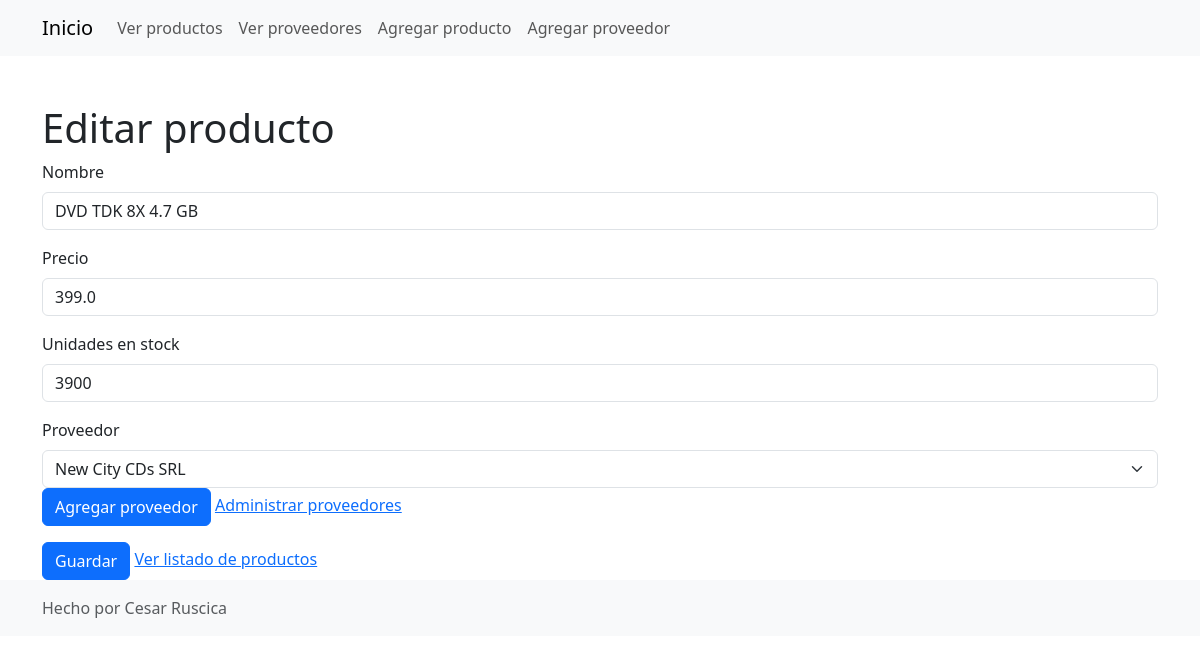
Screenshot of /sales/products/editform/3 with the database file from the repository.
### Sales/models.py (models this page shows)
class Producto(models.Model):
    nombre = models.CharField(max_length = 45)
    precio = models.FloatField()
    stock_actual = models.IntegerField()
    proveedor = models.ForeignKey(Proveedor, on_delete = models.CASCADE)
    def __str__(self):
        return self.nombre

### Sales/views.py (the view)
# urls.py: path('products/editform/<int:id>', views.edit_product_form, name="edit_product_form"),
def edit_product_form(request, id):
    producto = Producto.objects.get(id=id)
    proveedores = Proveedor.objects.all()
    print(producto)
    return render(request, 'edit_product_form.html', {'producto': producto, 'proveedores': proveedores})

### Sales/models.py (called while the page is built)
    def __str__(self):
        return self.razon_social

### Sales/templates/edit_product_form.html (shortened to what this page needs)
{% load static %}
<!DOCTYPE html>
<html lang="es">
<head>
    <link href="https://cdn.jsdelivr.net/npm/bootstrap@5.3.3/dist/css/bootstrap.min.css" rel="stylesheet">
</head>
<body>
    {% include 'includes/navbar.html' %}
    <div class="container mt-5">
        <h1>Editar producto</h1>
        <form id="updateForm" method="POST" action="{% url 'update_product' producto.id %}">
            <div class="mb-3">
                <label for="nombre" class="form-label">Nombre</label>
                <input type="text" class="form-control" id="nombre" name="nombre" value="{{ producto.nombre }}" required>
            </div>
            <div class="mb-3">
                <label for="precio" class="form-label">Precio</label>
                <input type="number" class="form-control" id="precio" name="precio" value="{{ producto.precio }}" required>
            </div>
            <div class="mb-3">
                <label for="stock" class="form-label">Unidades en stock</label>
                <input type="number" class="form-control" id="stock_actual" name="stock_actual" value="{{ producto.stock_actual }}" required>
            </div>
            <div class="mb-3">
                <label for="proveedor" class="form-label">Proveedor</label>
                <select class="form-select" id="proveedor_id" name="proveedor_id" required>
                    {% for proveedor in proveedores %}
                        {% if proveedor.id == producto.proveedor_id %}
                            <option value="{{ proveedor.id }}" selected>{{ proveedor }}</option>
                        {% else %}
                            <option value="{{ proveedor.id }}">{{ proveedor }}</option>
                        {% endif %}
                    {% endfor %}
                </select>
                <button type="button" class="btn btn-primary" data-bs-toggle="modal" data-bs-target="#nuevoProveedorModal">
                    Agregar proveedor
                </button>
                <a href="{% url 'suppliers'  %}">Administrar proveedores</a>
            </div>
            <button type="submit" class="btn btn-primary">Guardar</button>
            <a href="{% url 'products'  %}">Ver listado de productos</a>
        </form>
    </div>
    {% include 'includes/footer.html' %}
</body>
</html>

### rows the page displays
Producto: nombre "DVD TDK 8X 4.7 GB", precio "399.0", stock_actual "3900"

### other values shown
form field proveedor_id "New City CDs SRL"
